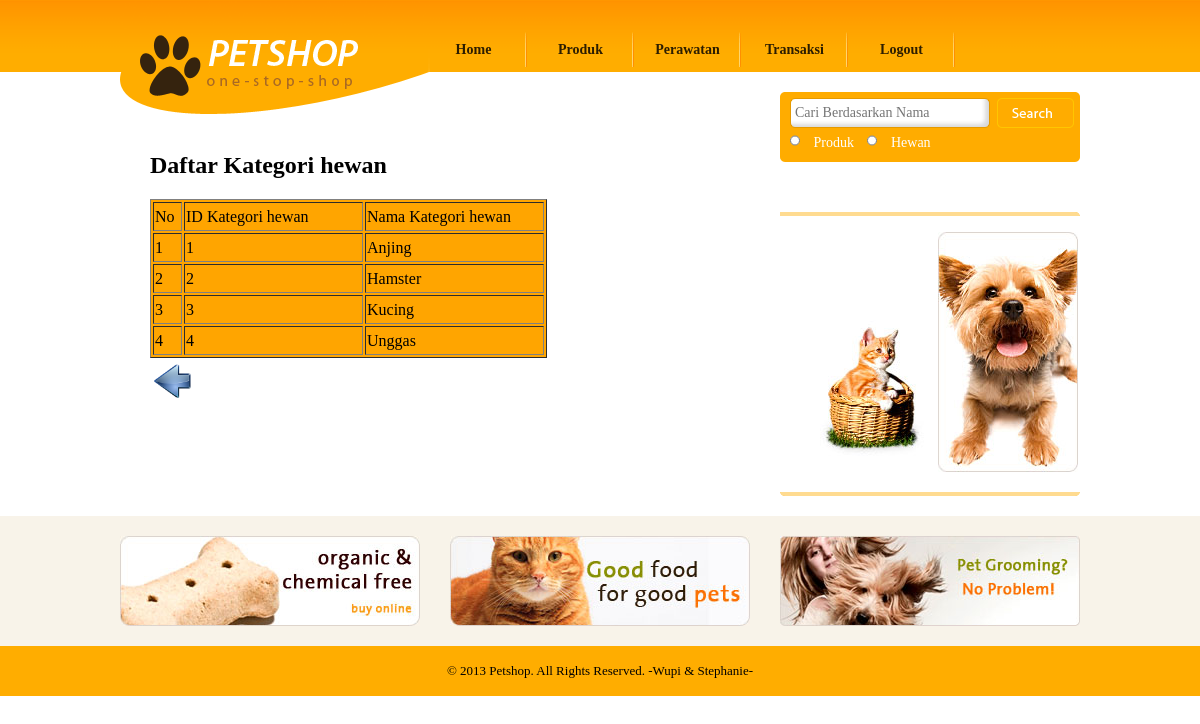
The app's page /pegawai_lihat_kat_hewan.php, older data.
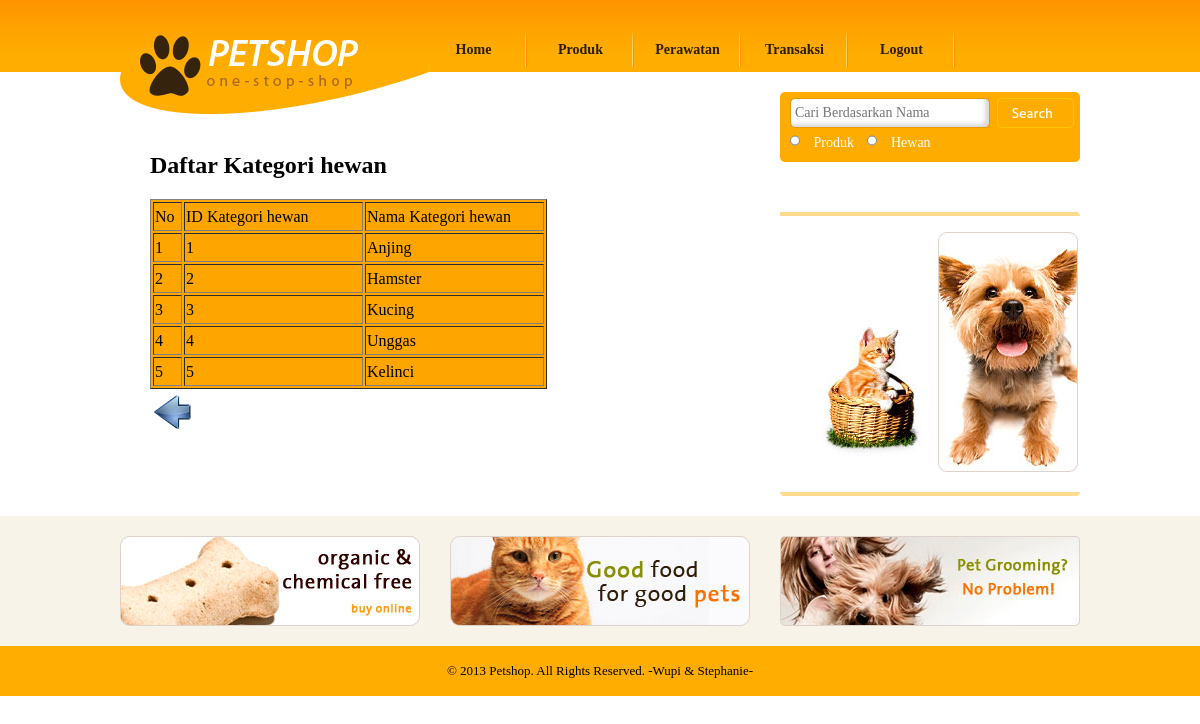
The same page, newer data.
### tables this page shows
CREATE TABLE `kategori_hewan` (
  `id_kategori_hewan` int(11) NOT NULL,
  `nama_kategori_hewan` varchar(20) DEFAULT NULL,
  PRIMARY KEY (`id_kategori_hewan`)
);

### pegawai_lihat_kat_hewan.php (the view, shortened to what this page needs)
<!DOCTYPE html PUBLIC "-//W3C//DTD XHTML 1.0 Transitional//EN" "http://www.w3.org/TR/xhtml1/DTD/xhtml1-transitional.dtd">
<html xmlns="http://www.w3.org/1999/xhtml">
<head>
	<link href="css/style.css" rel="stylesheet" type="text/css" />
</head>
<body>
			<?php include "header_pegawai.php"; ?>
			<div id="body">
			       <div id="content">
				        <div class="content">
							<div class="about">
				<h2>Daftar Kategori hewan</h2>
                <ul>
				<li>
					<form method="post" action="" class="login">
					<table border=1 bgcolor=orange size=100% >
						<?php include "koneksi.php";
							$tampil_kategori=mysql_query("SELECT * from kategori_hewan");
							$no=1;
							echo "<tr><td>No</td><td>ID Kategori hewan</td><td>Nama Kategori hewan</td></tr>";
							while($data_kategori=mysql_fetch_array($tampil_kategori))
							{
								echo "<tr>";
								echo "	<td width=25>$no</td>
										<td width=175>$data_kategori[id_kategori_hewan]</td>
										<td width=175>$data_kategori[nama_kategori_hewan]</td>";
								echo "</tr>";
								$no++;
							}
						?>
					</table>
					<table>
	<tr><td colspan=8><a href="pegawai_menu_kat_hewan.php"><img src="images/back.png" width=40 height=40 align=right></a></td></tr>
	</table>
					</form>
				</li>
				</ul>
							</div>
						</div>
					    <div id="sidebar">
								<?php include "pegawai_cari.php"; ?>
                               <?php include "shoping_guide.php"; ?>
				   <?php include "iklan.php"; ?>
			<div id="footer">
			        <?php include "footer.php"; ?>
			</div>
</body>
</html>

Row changes from the older to the newer data that the page shows:
added kategori_hewan: id_kategori_hewan "5", nama_kategori_hewan "Kelinci"
